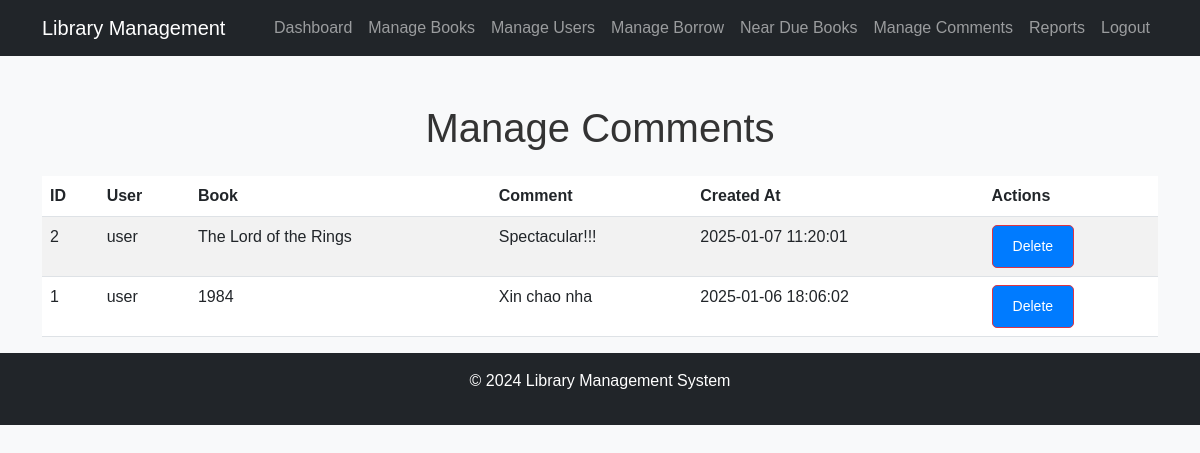
/admin/manage_comments.php (signed in), run on the app's committed database.
### tables this page shows
CREATE TABLE `comments` (
  `id` int(11) NOT NULL,
  `book_id` int(11) NOT NULL,
  `user_id` int(11) NOT NULL,
  `parent_comment_id` int(11) DEFAULT NULL,
  `comment` text NOT NULL,
  `created_at` timestamp NOT NULL DEFAULT current_timestamp()
);

CREATE TABLE `users` (
  `id` int(11) NOT NULL,
  `username` varchar(50) NOT NULL,
  `password` varchar(255) NOT NULL,
  `email` varchar(100) NOT NULL,
  `role` enum('admin','user') DEFAULT 'user',
  `created_at` timestamp NOT NULL DEFAULT current_timestamp(),
  `status` enum('active','locked') DEFAULT 'active'
);

CREATE TABLE `books` (
  `id` int(11) NOT NULL,
  `title` varchar(255) NOT NULL,
  `author` varchar(255) NOT NULL,
  `genre` varchar(100) DEFAULT NULL,
  `description` mediumtext DEFAULT NULL,
  `isbn` varchar(20) DEFAULT NULL,
  `status` enum('available','borrowed','reserved','lost') DEFAULT 'available',
  `cover_image` varchar(255) DEFAULT NULL,
  `published_year` year(4) DEFAULT NULL,
  `quantity` int(11) DEFAULT 0,
  `borrow_duration` int(11) DEFAULT 14
);

### admin/manage_comments.php (the view, shortened to what this page needs)
<?php
include_once '../includes/db.php';
$sql = "SELECT comments.*, users.username, books.title
        FROM comments
        JOIN users ON comments.user_id = users.id
        JOIN books ON comments.book_id = books.id
        ORDER BY comments.created_at DESC";
$result = $conn->query($sql);
$comments = $result->fetch_all(MYSQLI_ASSOC);
?>
<!DOCTYPE html>
<html lang="en">
<head>
    <link href="https://cdn.jsdelivr.net/npm/bootstrap@5.3.0/dist/css/bootstrap.min.css" rel="stylesheet">
    <link rel="stylesheet" href="../assets/css/style.css">
</head>
<body>
    <?php include_once '../includes/header.php'; ?>
    <div class="container mt-5">
        <h1 class="text-center mb-4">Manage Comments</h1>
        <table class="table table-striped">
            <thead>
                <tr>
                    <th>ID</th>
                    <th>User</th>
                    <th>Book</th>
                    <th>Comment</th>
                    <th>Created At</th>
                    <th>Actions</th>
                </tr>
            </thead>
            <tbody>
                <?php foreach ($comments as $comment): ?>
                    <tr>
                        <td><?php echo $comment['id']; ?></td>
                        <td><?php echo $comment['username']; ?></td>
                        <td><?php echo $comment['title']; ?></td>
                        <td><?php echo $comment['comment']; ?></td>
                        <td><?php echo $comment['created_at']; ?></td>
                        <td>
                            <a href="?delete_id=<?php echo $comment['id']; ?>" class="btn btn-danger btn-sm" onclick="return confirm('Are you sure you want to delete this comment?')">Delete</a>
                        </td>
                    </tr>
                <?php endforeach; ?>
            </tbody>
        </table>
    </div>
    <?php include_once '../includes/footer.php'; ?>
</body>
</html>

### assets/css/style.css (style rules this page uses)
body { font-family: Arial, sans-serif; margin: 0; padding: 0; background-color: #f4f4f4; }
h1, h2, h3 { color: #333; }
a { text-decoration: none; color: #007bff; }
.btn { display: inline-block; padding: 10px 20px; background-color: #007bff; color: white; border-radius: 5px; text-align: center; }
body { font-family: "Arial", sans-serif; background-color: #f8f9fa; }

### data on the page
comments: id "2", user.username "user", book.title "The Lord of the Rings", comment "Spectacular!!!", created_at "2025-01-07 11:20:01"
comments: id "1", user.username "user", book.title "1984", comment "Xin chao nha", created_at "2025-01-06 18:06:02"
